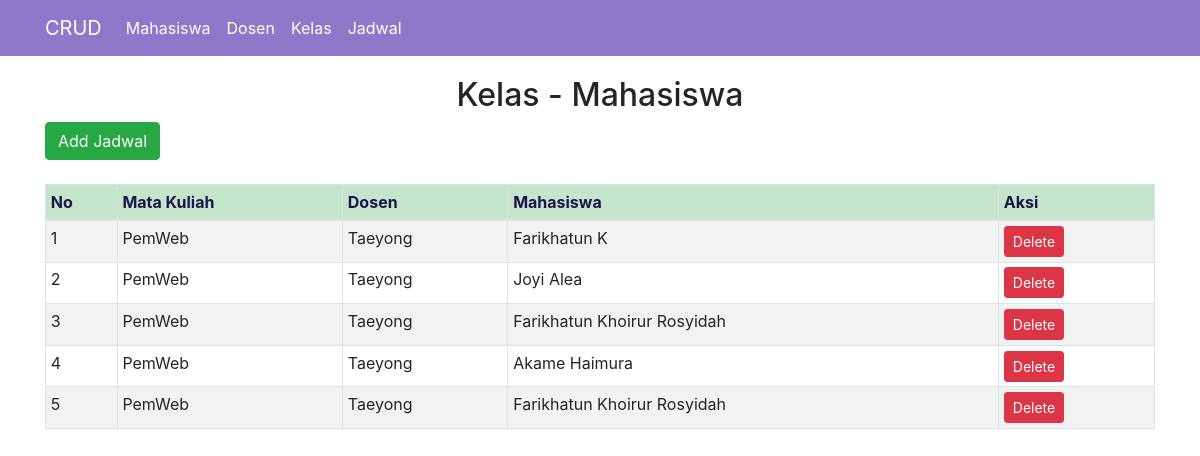
The page /index_jadwal.php on the database its author committed.
### tables this page shows
CREATE TABLE `mahasiswa` (
  `id_mahasiswa` int(11) NOT NULL,
  `nama` varchar(100) DEFAULT NULL,
  `email` varchar(100) DEFAULT NULL,
  `mobile` varchar(15) DEFAULT NULL
);

CREATE TABLE `kelas` (
  `id_kelas` int(11) NOT NULL,
  `nama_kelas` varchar(255) NOT NULL,
  `id_dosen` int(11) NOT NULL,
  `sks` int(2) NOT NULL,
  `deskripsi` text NOT NULL
);

CREATE TABLE `dosen` (
  `id_dosen` int(11) NOT NULL,
  `nama_dosen` varchar(255) NOT NULL,
  `nip` int(15) NOT NULL,
  `email` varchar(255) NOT NULL
);

### index_jadwal.php (the view, shortened to what this page needs)
<?php
include('config.php');
$result = mysqli_query($koneksi, "
		SELECT kelas.nama_kelas AS 'matkul', mahasiswa.nama AS 'mahasiswa', kelas.id_kelas AS 'id_kelas', mahasiswa.id_mahasiswa AS 'id_mahasiswa', dosen.nama_dosen AS 'dosen'
		FROM mahasiswa,kelas,dosen
		WHERE kelas.id_kelas=dosen.id_dosen
        ")
?>
<!DOCTYPE html>
<html>
<head>
	<link rel="stylesheet" href="https://stackpath.bootstrapcdn.com/bootstrap/4.1.3/css/bootstrap.min.css">
</head>
<body>
	<nav class="navbar navbar-expand-lg navbar-dark" style="background-color: #8d78ca;">
		<div class="container">
			<a class="navbar-brand" href="#">CRUD</a>
			<div class="collapse navbar-collapse" id="navbarSupportedContent">
				<ul class="navbar-nav mr-auto">
					<li class="nav-item">
						<a class="nav-link active" href="index.php">Mahasiswa</a>
					</li>
					<li class="nav-item">
						<a class="nav-link active" href="index_dosen.php">Dosen</a>
					</li>
                    <li class="nav-item">
						<a class="nav-link active" href="index_kelas.php">Kelas</a>
					</li>
                    <li class="nav-item">
						<a class="nav-link active" href="index_jadwal.php">Jadwal</a>
					</li>
				</ul>
			</div>
		</div>
	</nav>
	<div class="container" style="margin-top:20px">
		<center><h2>Kelas - Mahasiswa</h2></center>
		<a href="add_jadwal.php" class="btn btn-success">Add Jadwal</a>
        <br><br>
		 <table width="100%" border="2" class="table table-striped table-hover table-sm table-bordered">
            <tr class="table-success" style="color: #20124d;">
				<th>No</th>
				<th>Mata Kuliah</th>
                <th>Dosen</th>
				<th>Mahasiswa</th>
				<th>Aksi</th>
			</tr>
			<tbody>
				<?php
				$no = 1;
                while($data = mysqli_fetch_array($result)){ ?>
					<tr>
						<td><?= $no++; ?></td>
						<td><?= $data['matkul']?></td>
                        <td><?=$data['dosen']; ?></td>
						<td><?= $data['mahasiswa']; ?></td>
						<td>
						<a href="delete_dosen.php?id=<?= $item['id_dosen']; ?>" onclick="return
                        confirm ('Apakah Anda yakin akan menghapus data?')" class="btn btn-danger btn-sm">Delete</a>
						</td>
					</tr>
					<?php } ?>
		</table>
	</div>
</body>
</html>

### rows shown on the page
mahasiswa: kelas.nama_kelas "PemWeb", dosen.nama_dosen "Taeyong", nama "Farikhatun K"
mahasiswa: kelas.nama_kelas "PemWeb", dosen.nama_dosen "Taeyong", nama "Joyi Alea"
mahasiswa: kelas.nama_kelas "PemWeb", dosen.nama_dosen "Taeyong", nama "Farikhatun Khoirur Rosyidah"
mahasiswa: kelas.nama_kelas "PemWeb", dosen.nama_dosen "Taeyong", nama "Akame Haimura"
mahasiswa: kelas.nama_kelas "PemWeb", dosen.nama_dosen "Taeyong", nama "Farikhatun Khoirur Rosyidah"
